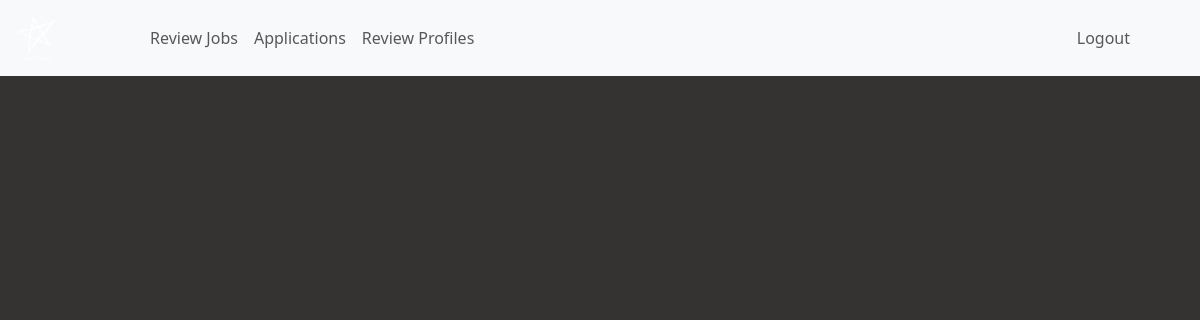
Before: /reviewJobs (signed in) with the older database file.
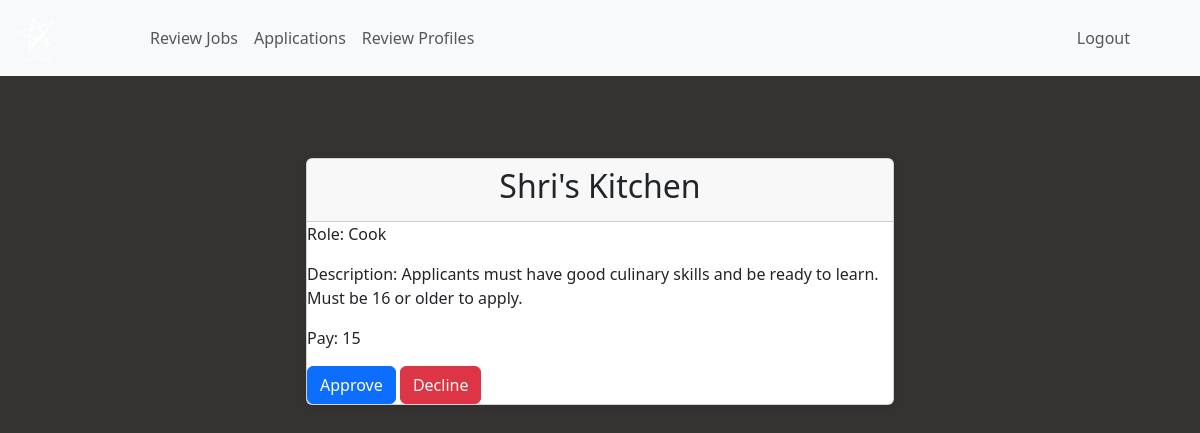
After: the same page with the newer database file.
### tables this page shows
CREATE TABLE "jobs" (
	"id"	INTEGER NOT NULL UNIQUE,
	"company"	TEXT NOT NULL,
	"company_role"	TEXT NOT NULL,
	"pay"	NUMERIC NOT NULL,
	"status"	TEXT,
	"added_by"	INTEGER NOT NULL,
	"Description"	TEXT NOT NULL,
	PRIMARY KEY("id" AUTOINCREMENT)
);

### blueprints/admin.py (the view, shortened to what this page needs)
@login_required
@admin_bp.route("/reviewJobs", methods = ["GET","POST"])
def reviewJobs():
    conn = get_db()
    cursor = conn.cursor()
    jobs = cursor.execute("SELECT * FROM jobs")
    portfolio=[]
    for job in jobs:
        if job["status"]!="approved":
            portfolio.append({"company":job["company"], "id":job["id"],"company_role":job["company_role"],"pay":job["pay"], "Description": job["Description"]})
    conn.close()
    return render_template("areview_jobs.html", portfolio = portfolio)

### db.py (called while the page is built)
def get_db():
    if not hasattr(g, 'sqlite_db'):
        g.sqlite_db = sqlite3.connect(Config.DATABASE, check_same_thread=False)
        g.sqlite_db.row_factory = sqlite3.Row
    return g.sqlite_db

### templates/areview_jobs.html (shortened to what this page needs)
{% extends "admin.html" %}
{% block main %}
{% for job in portfolio %}
<div class="row justify-content-center">
    <div class="col-md-6">
        <div class="card">
            <div class="card-header">
                <h2 class="text-center">{{ job.company }}</h2>
            </div>
            <form action="/reviewJobs" method="post">
                <div class="job">
                    <p>Role: {{ job.company_role }}</p>
                    <p>Description: {{ job.Description }}</p>
                    <p>Pay: {{ job.pay }}</p>
                </div>
                <div class="d-grid gap-2 d-md-block">
                    <button type="submit" class="btn btn-primary" name="action" value="approve_{{ job.id }}">Approve</button>
                    <button type="submit" class="btn btn-danger" name="action" value="decline_{{ job.id }}">Decline</button>
                </div>
            </form>
        </div>
    </div>
</div>
{% endfor %}
{% endblock %}

Changed rows visible on the page:
added jobs: company "Shri's Kitchen", company_role "Cook", Description "Applicants must have good culinary skills and be ready to learn. Must be 16 or older to apply.", pay "15"
